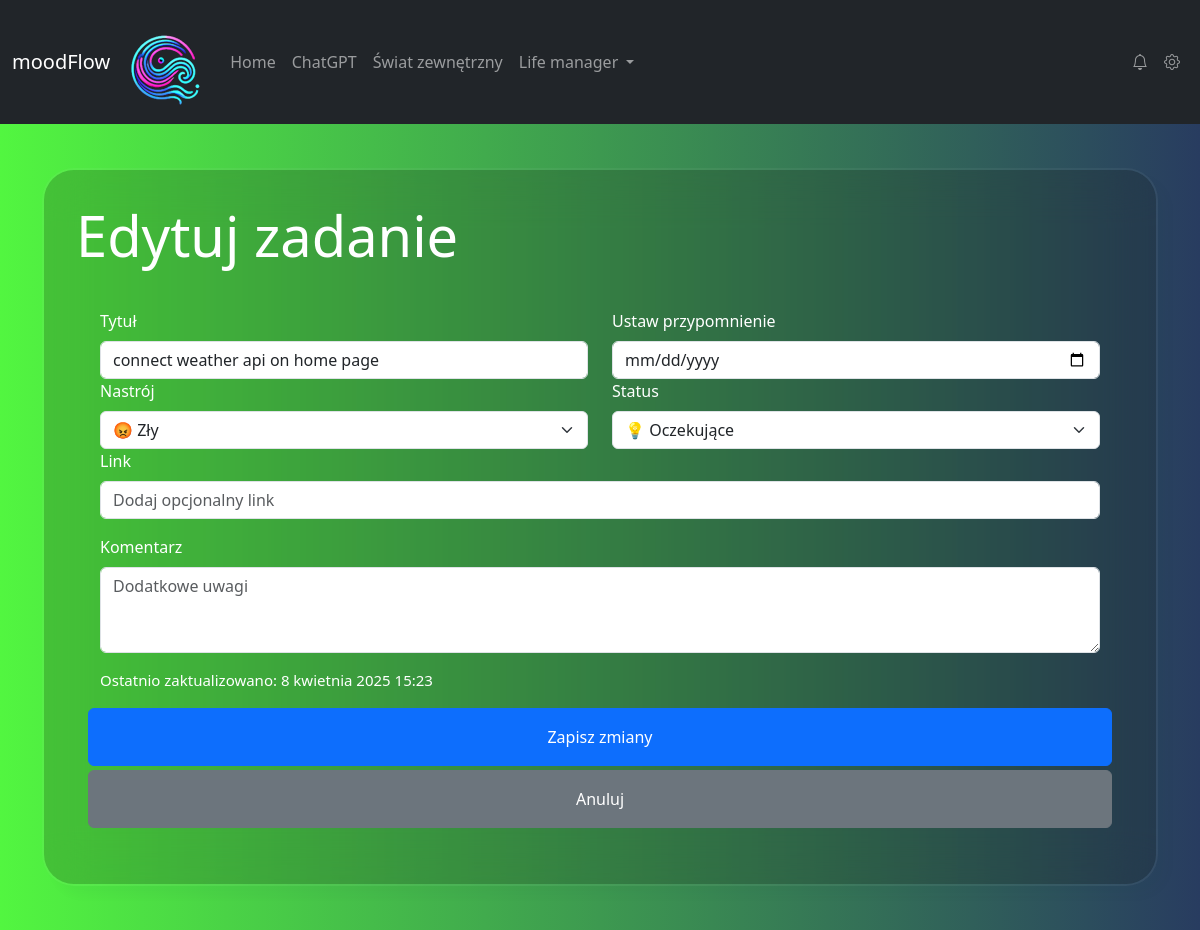
Before: /edit/25/ with the older database file.
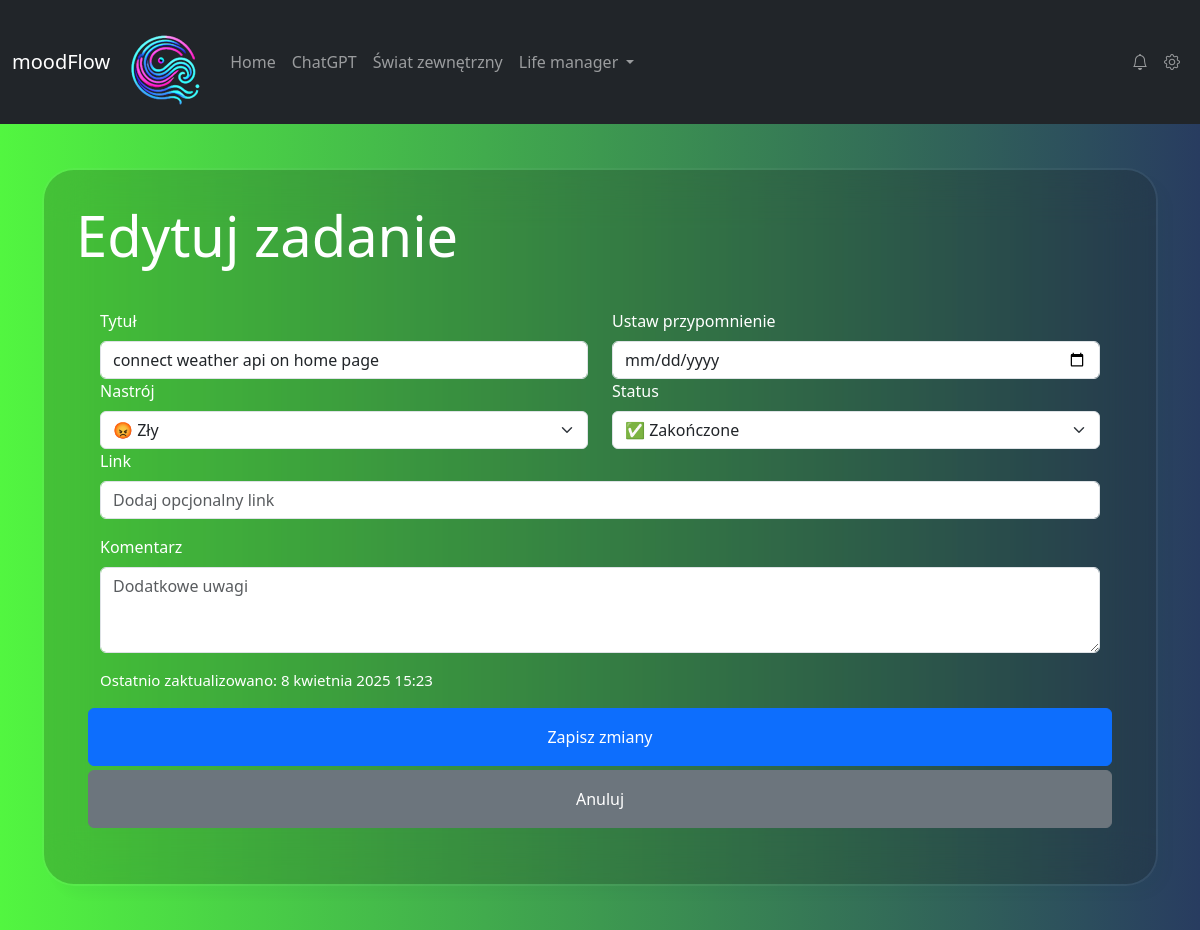
After: the same page with the newer database file.
### myapp/models.py (models this page shows, shortened)
class Task(models.Model):
    title = models.CharField(max_length=255)
    comment = models.TextField(blank=True, null=True)
    url = models.URLField(null=True, blank=True)
    mood_choice = models.CharField(choices=MOOD_CHOICES, max_length=20, default="neutral")
    status = models.CharField(choices=IDEA_STATUS, max_length=30, default="pending")
    created_at = models.DateTimeField(auto_now_add=True)
    updated_at = models.DateTimeField(null=True, blank=True)

### myapp/views.py (the view)
# urls.py: path('edit/<int:task_id>/', edit_task, name='edit_task'),  # Edycja zadania
def edit_task(request, task_id):
    task = get_object_or_404(Task, id=task_id)
    if request.method == "POST":
        form = TaskForm(request.POST, instance=task)
        if form.is_valid():
            task = form.save(commit=False)
            task.updated_at = timezone.now()
            task.save()
            return redirect("todo_list")
    else:
        form = TaskForm(instance=task)
    return render(request, "myapp/edit_task.html", {"form": form, "task": task, "task.updated_at": task.updated_at})

### myapp/forms.py
class TaskForm(forms.ModelForm):
    class Meta:
        model = Task
        fields = ["title", "comment", "url", "mood_choice", "status"]  # fields inside form
        widgets = {
            "title": forms.TextInput(attrs={"class": "form-control", "placeholder": "Wpisz tytuł zadania"}),
            "comment": forms.Textarea(attrs={"class": "form-control", "rows": 3, "placeholder": "Dodatkowe uwagi"}),
            "url": forms.URLInput(attrs={"class": "form-control", "placeholder": "Dodaj opcjonalny link"}),
            "mood_choice": forms.Select(attrs={"class": "form-select"}),
            "status": forms.Select(attrs={"class": "form-select"}),
        }

### myapp/templates/myapp/edit_task.html (shortened to what this page needs)
{% extends 'base.html' %}
{% block content %}
    <h1 class="display-4 text-white mb-3">Edytuj zadanie</h1>
    <form method="POST" class="row p-4">
        <div class="col-md-6">
            <label for="{{ form.title.id }}" class="form-label">Tytuł</label>
            {{ form.title }}
        </div>
        <div class="col-md-6">
                   <label for="task-date" class="form-label">Ustaw przypomnienie</label>
                           <input type="date" class="form-control" id="task-date" name="task_date">
                      </div>
        <div class="col-md-6">
            <label for="id_mood_choice" class="form-label">Nastrój</label>
            {{ form.mood_choice }}
        </div>
        <div class="col-md-6">
            <label for="id_status" class="form-label">Status</label>
            {{ form.status }}
        </div>
        <div class="mb-3">
            <label for="id_url" class="form-label">Link</label>
            {{ form.url }}
        </div>
        <div class="col-12">
            <label for="id_comment" class="form-label">Komentarz</label>
            {{ form.comment }}
        </div>
        <br>
        {% if task.updated_at %}
            <p class="mt-3" style="font-size: 15px">Ostatnio zaktualizowano:  {{ task.updated_at }}</p>
            {% else %}
            <p class="mt-3" style="font-size: 15px">To zadanie nie było jeszcze aktualizowane</p>
        {% endif %}
        <button type="submit" class="btn btn-primary mb-1 py-3">Zapisz zmiany</button>
        <a href="{% url 'todo_list' %}" class="btn btn-secondary py-3">Anuluj</a>
    </form>
{% endblock %}

Changed rows visible on the page:
changed Task "connect weather api on home page": status "💡 Oczekujące" → "✅ Zakończone"
